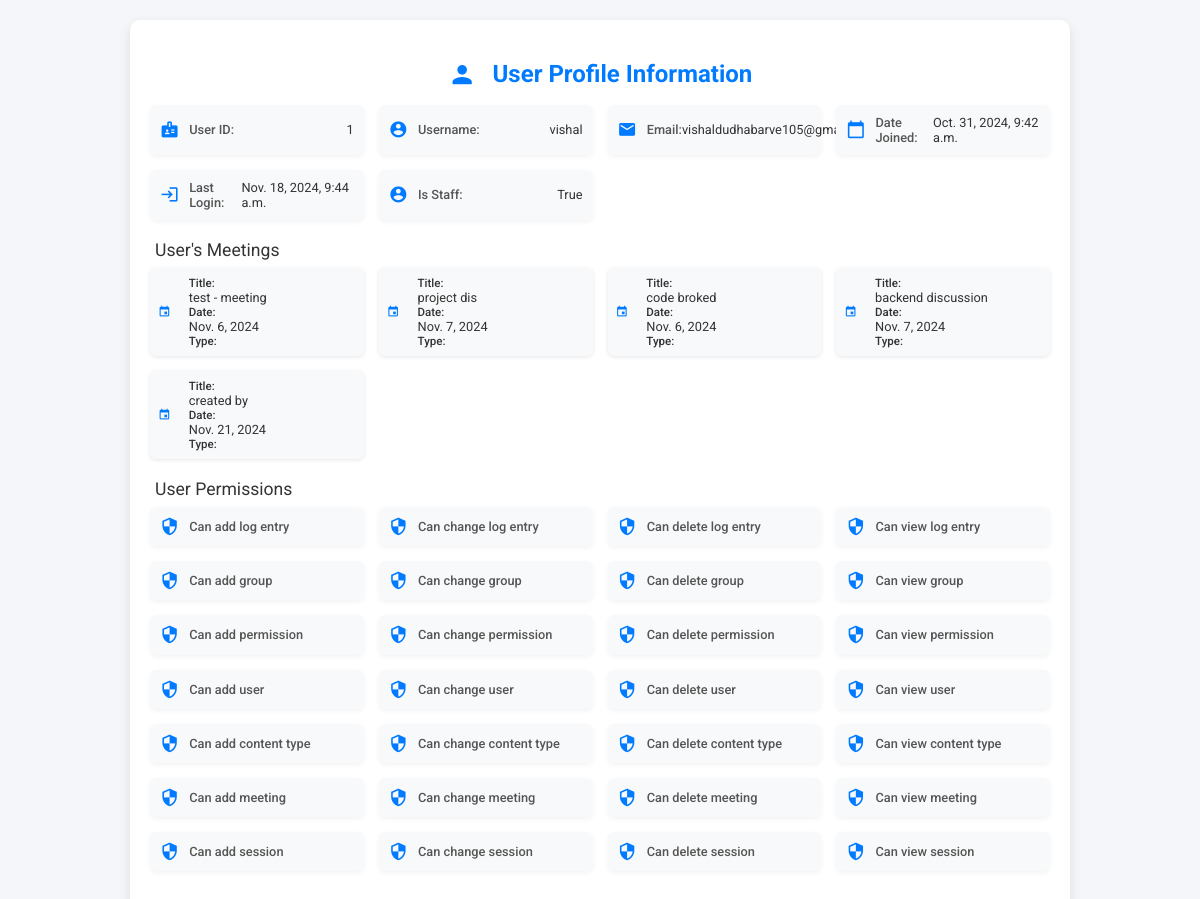
Before: /meet/profile_info/ (signed in) with the older database file.
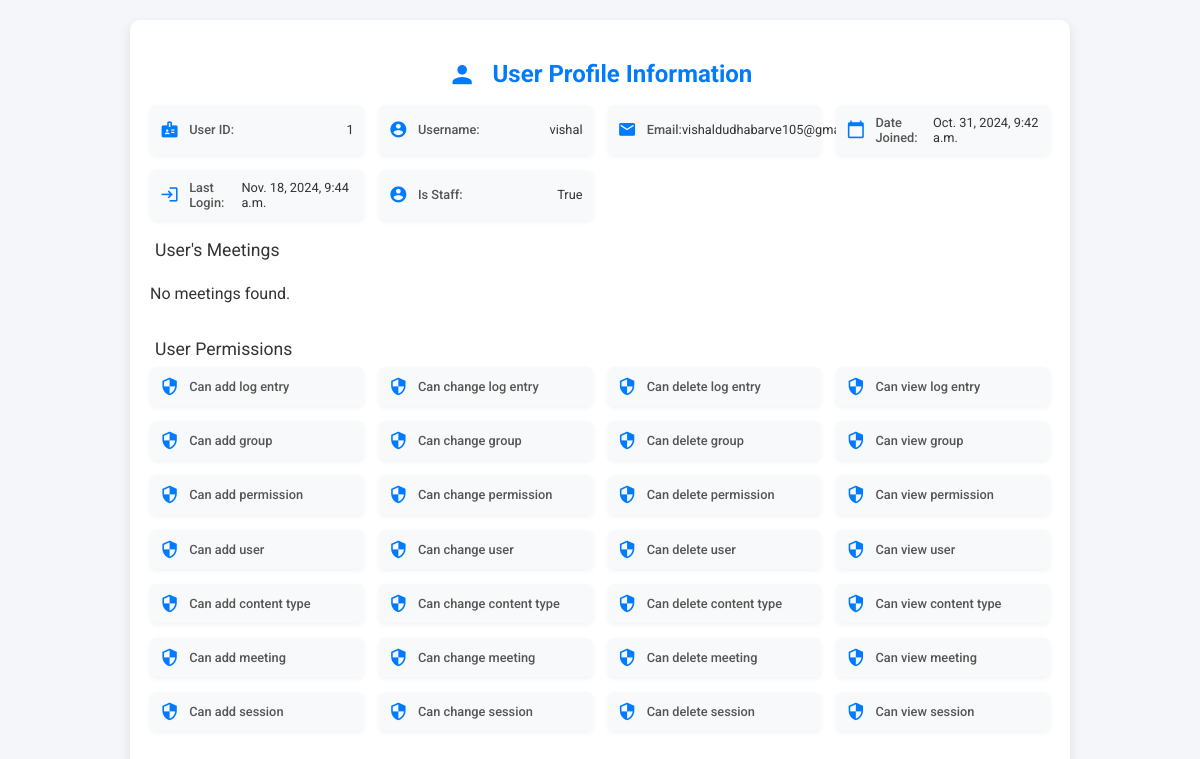
After: the same page with the newer database file.
### meet/models.py (models this page shows, shortened)
class Meeting(models.Model):
    title = models.CharField(max_length=100, null=True)
    date = models.DateField(null=True)
    time = models.TimeField(null=True)
    meeting_link=models.TextField(null=True)
    meeting_type=models.CharField(max_length=100, choices=(('Task','Task'),('Standup','Standup'),('Personal','Personal'),('Team','Team')), null=True)
    user = models.ForeignKey(User, on_delete=models.CASCADE, null=True)
    admin = models.ForeignKey(User, related_name='admin_user', on_delete=models.CASCADE, null=True)

### meet/views.py (the view)
# urls.py: path('profile_info/',get_profile_info, name='profile_info'),
def get_profile_info(request):
    print("User data:", request.user)
    me=request.user
    return render(request,'meet/profile_info.html',{'me':me})

### meet/templates/meet/profile_info.html (shortened to what this page needs)
<!DOCTYPE html>
<html lang="en">
<head>
</head>
<body>
    <div class="container">
        <h2>
            <span class="material-icons" style="vertical-align: middle;">person</span>
            User Profile Information
        </h2>
        <div class="profile-grid">
            <div class="profile-item" style="--delay: 1">
                <span class="material-icons">badge</span>
                <span class="field-name">User ID:</span>
                <span class="field-value">{{ me.id }}</span>
            </div>
            <div class="profile-item" style="--delay: 2">
                <span class="material-icons">account_circle</span>
                <span class="field-name">Username:</span>
                <span class="field-value">{{ me.username }}</span>
            </div>
            <div class="profile-item" style="--delay: 3">
                <span class="material-icons">email</span>
                <span class="field-name">Email:</span>
                <span class="field-value">{{ me.email }}</span>
            </div>
            <div class="profile-item" style="--delay: 4">
                <span class="material-icons">calendar_today</span>
                <span class="field-name">Date Joined:</span>
                <span class="field-value">{{ me.date_joined }}</span>
            </div>
            <div class="profile-item" style="--delay: 5">
                <span class="material-icons">login</span>
                <span class="field-name">Last Login:</span>
                <span class="field-value">{{ me.last_login }}</span>
            </div>
            <div class="profile-item" style="--delay: 3">
                <span class="material-icons">account_circle</span>
                <span class="field-name">Is Staff:</span>
                <span class="field-value">{{ me.is_staff }}</span>
            </div>
        </div>
        <div class="section-title">User's Meetings</div>
        <div class="profile-grid">
            {% for meeting in me.meeting_set.all %}
            <div class="meeting-item" style="--delay: 6">
                <span class="material-icons">event</span>
                <div>
                    <div><strong>Title:</strong> {{ meeting.title }}</div>
                    <div><strong>Date:</strong> {{ meeting.date }}</div>
                    <div><strong>Type:</strong> {{ meeting.type }}</div>
                </div>
            </div>
            {% empty %}
            <p>No meetings found.</p>
            {% endfor %}
        </div>
        <div class="section-title">User Permissions</div>
        <div class="profile-grid">
            {% for permission in me.user_permissions.all %}
            <div class="permission-item" style="--delay: 7">
                <span class="material-icons">security</span>
                <span class="field-name">{{ permission.name }}</span>
            </div>
            {% empty %}
            <p>No permissions assigned.</p>
            {% endfor %}
        </div>
    </div>
</body>
</html>

Changed rows visible on the page:
removed Meeting: title "test - meeting", date "Nov. 6, 2024"
removed Meeting: title "project dis", date "Nov. 7, 2024"
removed Meeting: title "code broked", date "Nov. 6, 2024"
removed Meeting: title "backend discussion", date "Nov. 7, 2024"
removed Meeting: title "created by", date "Nov. 21, 2024"
Other visible differences:
text now shown: "No meetings found."
